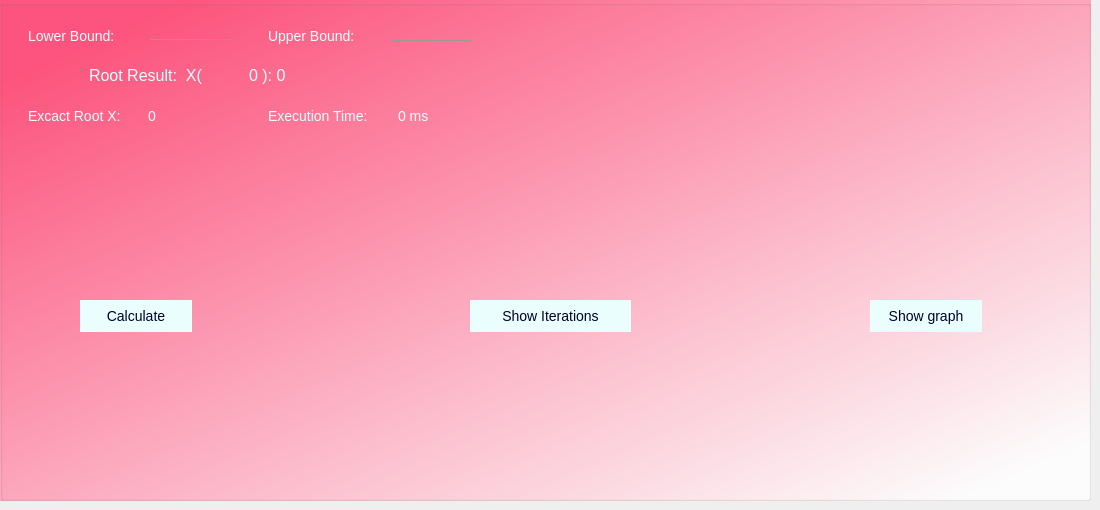
    <widget class="QWidget" name="tab_3">
     <attribute name="title">
      <string>False-position</string>
     </attribute>
     <widget class="QGroupBox" name="groupBox_3">
      <property name="geometry">
       <rect>
        <x>0</x>
        <y>0</y>
        <width>1091</width>
        <height>501</height>
       </rect>
      </property>
      <property name="styleSheet">
       <string notr="true">background-color:qlineargradient(spread:pad, x1:0.078, y1:0.0909091, x2:0.921466, y2:0.96, stop:0 rgba(255, 85, 127, 255), stop:1 rgba(255, 255, 255, 255));
</string>
      </property>
      <property name="title">
       <string/>
      </property>
      <widget class="QLabel" name="label_18">
       <property name="geometry">
        <rect>
         <x>20</x>
         <y>20</y>
         <width>121</width>
         <height>31</height>
        </rect>
       </property>
       <property name="styleSheet">
        <string notr="true">background: transparent;
color: rgb(234, 255, 253);
margin: 5px;
font-size: 14px;
font-family: &quot;Lucida Console&quot;, &quot;Courier New&quot;, monospace;
color: rgb(234, 255, 253);
border: none;</string>
       </property>
       <property name="text">
        <string>Lower Bound:</string>
       </property>
      </widget>
      <widget class="QLineEdit" name="falseLowerBound">
       <property name="geometry">
        <rect>
         <x>150</x>
         <y>20</y>
         <width>81</width>
         <height>20</height>
        </rect>
       </property>
       <property name="styleSheet">
        <string notr="true">border: 0;
border-bottom: 1px solid #999;
background: transparent;
outline: none;
font-size: 14px;
font-family: &quot;Lucida Console&quot;, &quot;Courier New&quot;, monospace;
color: rgb(234, 255, 253);</string>
       </property>
       <property name="inputMask">
        <string/>
       </property>
       <property name="text">
        <string/>
       </property>
      </widget>
      <widget class="QLabel" name="label_20">
       <property name="geometry">
        <rect>
         <x>260</x>
         <y>20</y>
         <width>121</width>
         <height>31</height>
        </rect>
       </property>
       <property name="styleSheet">
        <string notr="true">background: transparent;
color: rgb(234, 255, 253);
margin: 5px;
font-size: 14px;
font-family: &quot;Lucida Console&quot;, &quot;Courier New&quot;, monospace;
color: rgb(234, 255, 253);
border: none;</string>
       </property>
       <property name="text">
        <string>Upper Bound:</string>
       </property>
      </widget>
      <widget class="QLineEdit" name="falseUpperBound">
       <property name="geometry">
        <rect>
         <x>390</x>
         <y>20</y>
         <width>81</width>
         <height>21</height>
        </rect>
       </property>
       <property name="styleSheet">
        <string notr="true">border: 0;
border-bottom: 1px solid #999;
background: transparent;
outline: none;
font-size: 14px;
font-family: &quot;Lucida Console&quot;, &quot;Courier New&quot;, monospace;
color: rgb(234, 255, 253);</string>
       </property>
       <property name="inputMask">
        <string/>
       </property>
       <property name="text">
        <string/>
       </property>
      </widget>
      <widget class="QPushButton" name="falseCalcBtn">
       <property name="geometry">
        <rect>
         <x>80</x>
         <y>300</y>
         <width>112</width>
         <height>32</height>
        </rect>
       </property>
       <property name="styleSheet">
        <string notr="true">border-radius: 50px;
background-color: rgb(234, 255, 253);
font-size: 14px;
font-family: &quot;Lucida Console&quot;, &quot;Courier New&quot;, monospace;
color: rgb(0, 0, 40);</string>
       </property>
       <property name="text">
        <string>Calculate</string>
       </property>
      </widget>
      <widget class="QPushButton" name="falseShowIterBtn">
       <property name="geometry">
        <rect>
         <x>470</x>
         <y>300</y>
         <width>161</width>
         <height>32</height>
        </rect>
       </property>
       <property name="styleSheet">
        <string notr="true">border-radius: 50px;
background-color: rgb(234, 255, 253);
font-size: 14px;
font-family: &quot;Lucida Console&quot;, &quot;Courier New&quot;, monospace;
color: rgb(0, 0, 40);</string>
       </property>
       <property name="text">
        <string>Show Iterations</string>
       </property>
      </widget>
      <widget class="QPushButton" name="falseShowGpBtn">
       <property name="geometry">
        <rect>
         <x>870</x>
         <y>300</y>
         <width>112</width>
         <height>32</height>
        </rect>
       </property>
       <property name="styleSheet">
        <string notr="true">border-radius: 50px;
background-color: rgb(234, 255, 253);
font-size: 14px;
font-family: &quot;Lucida Console&quot;, &quot;Courier New&quot;, monospace;
color: rgb(0, 0, 40);</string>
       </property>
       <property name="text">
        <string>Show graph</string>
       </property>
      </widget>
      <widget class="QLabel" name="label_21">
       <property name="geometry">
        <rect>
         <x>80</x>
         <y>60</y>
         <width>171</width>
         <height>31</height>
        </rect>
       </property>
       <property name="styleSheet">
        <string notr="true">background: transparent;
color: rgb(234, 255, 253);
margin: 5px;
font-size: 16px;
font-family: &quot;Lucida Console&quot;, &quot;Courier New&quot;, monospace;
color: rgb(234, 255, 253);
border: none;</string>
       </property>
       <property name="text">
        <string>Root Result:  X(</string>
       </property>
      </widget>
      <widget class="QLabel" name="falseRoot">
       <property name="geometry">
        <rect>
         <x>240</x>
         <y>60</y>
         <width>141</width>
         <height>31</height>
        </rect>
       </property>
       <property name="styleSheet">
        <string notr="true">background: transparent;
color: rgb(234, 255, 253);
margin: 5px;
font-size: 16px;
font-family: &quot;Lucida Console&quot;, &quot;Courier New&quot;, monospace;
color: rgb(234, 255, 253);
border: none;</string>
       </property>
       <property name="text">
        <string>0 ): 0</string>
       </property>
      </widget>
      <widget class="QLabel" name="label_30">
       <property name="geometry">
        <rect>
         <x>20</x>
         <y>100</y>
         <width>131</width>
         <height>31</height>
        </rect>
       </property>
       <property name="styleSheet">
        <string notr="true">background: transparent;
color: rgb(234, 255, 253);
margin: 5px;
font-size: 14px;
font-family: &quot;Lucida Console&quot;, &quot;Courier New&quot;, monospace;
color: rgb(234, 255, 253);
border: none;</string>
       </property>
       <property name="text">
        <string>Excact Root X:</string>
       </property>
      </widget>
      <widget class="QLabel" name="excactRootFalse">
       <property name="geometry">
        <rect>
         <x>140</x>
         <y>100</y>
         <width>101</width>
         <height>31</height>
        </rect>
       </property>
       <property name="styleSheet">
        <string notr="true">background: transparent;
color: rgb(234, 255, 253);
margin: 5px;
font-size: 14px;
font-family: &quot;Lucida Console&quot;, &quot;Courier New&quot;, monospace;
color: rgb(234, 255, 253);
border: none;</string>
       </property>
       <property name="text">
        <string>0</string>
       </property>
      </widget>
      <widget class="QLabel" name="label_31">
       <property name="geometry">
        <rect>
         <x>260</x>
         <y>100</y>
         <width>141</width>
         <height>31</height>
        </rect>
       </property>
       <property name="styleSheet">
        <string notr="true">background: transparent;
color: rgb(234, 255, 253);
margin: 5px;
font-size: 14px;
font-family: &quot;Lucida Console&quot;, &quot;Courier New&quot;, monospace;
color: rgb(234, 255, 253);
border: none;</string>
       </property>
       <property name="text">
        <string>Execution Time:</string>
       </property>
      </widget>
     </widget>
     <widget class="QLabel" name="etFalse">
      <property name="geometry">
       <rect>
        <x>390</x>
        <y>100</y>
        <width>101</width>
        <height>31</height>
       </rect>
      </property>
      <property name="styleSheet">
       <string notr="true">background: transparent;
color: rgb(234, 255, 253);
margin: 5px;
font-size: 14px;
font-family: &quot;Lucida Console&quot;, &quot;Courier New&quot;, monospace;
color: rgb(234, 255, 253);
border: none;</string>
      </property>
      <property name="text">
       <string>0 ms</string>
      </property>
     </widget>
    </widget>
